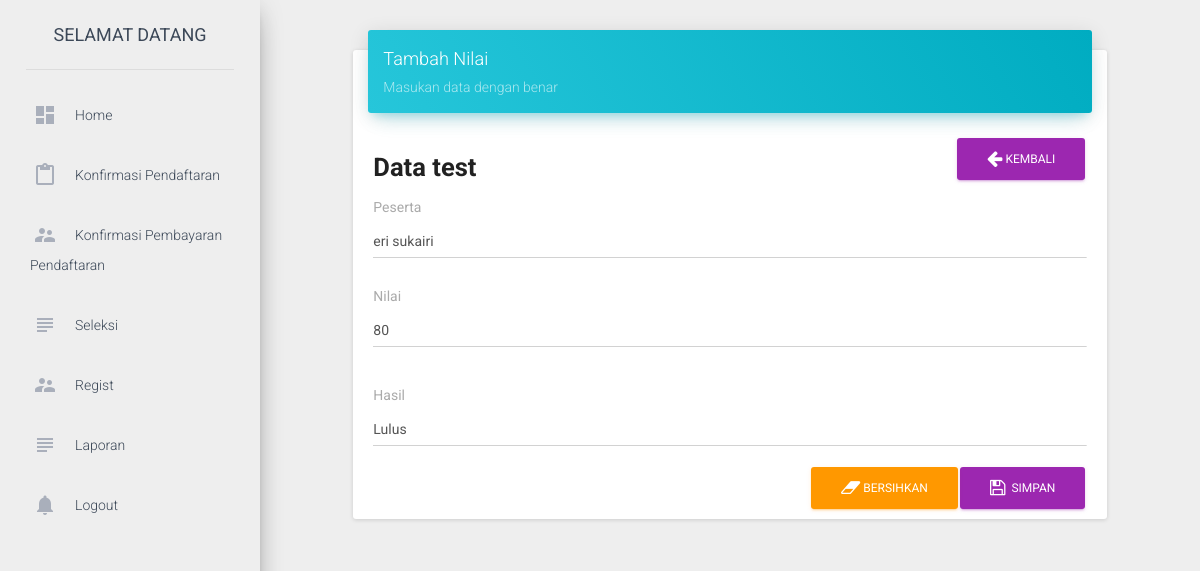
/dashboard/index.php?page=29&Id_test=1 (signed in), run on the app's committed database.
### tables this page shows
CREATE TABLE IF NOT EXISTS `tb_seleksi` (
  `Id_test` int(11) NOT NULL AUTO_INCREMENT,
  `id_user` int(11) NOT NULL,
  `nilai` int(11) NOT NULL,
  `hasil` varchar(10) NOT NULL,
  `tgl` date NOT NULL,
  PRIMARY KEY (`Id_test`)
);

CREATE TABLE IF NOT EXISTS `pendaftaran` (
  `Id` int(11) NOT NULL AUTO_INCREMENT,
  `nama` varchar(100) DEFAULT NULL,
  `nama_panggilan` varchar(50) DEFAULT NULL,
  `tempat_lahir` varchar(50) DEFAULT NULL,
  `tanggal_lahir` date DEFAULT NULL,
  `jenis_kelamin` char(1) DEFAULT NULL,
  `anak_ke` int(11) DEFAULT NULL,
  `jumlah_saudara` int(11) DEFAULT NULL,
  `di_jakarta_ikut` varchar(100) DEFAULT NULL,
  `nama_ayah` varchar(255) DEFAULT NULL,
  `tempat_lahir_ayah` varchar(255) DEFAULT NULL,
  `tanggal_lahir_ayah` date DEFAULT NULL,
  `pendidikan_terakhir_ayah` varchar(50) DEFAULT NULL,
  `pekerjaan_ayah` varchar(255) DEFAULT NULL,
  `agama_ayah` varchar(255) DEFAULT NULL,
  `nama_ibu` varchar(255) DEFAULT NULL,
  `tempat_lahir_ibu` varchar(255) DEFAULT NULL,
  `tanggal_lahir_ibu` date DEFAULT NULL,
  `pendidikan_terakhir_ibu` varchar(255) DEFAULT NULL,
  `pekerjaan_ibu` varchar(255) DEFAULT NULL,
  `agama_ibu` varchar(255) DEFAULT NULL,
  `telp` varchar(255) DEFAULT NULL,
  `upload_akte` varchar(255) DEFAULT NULL,
  `upload_kartu_keluarga` varchar(255) DEFAULT NULL,
  `foto_anak` varchar(255) DEFAULT NULL,
  `foto_keluarga` varchar(255) DEFAULT NULL,
  PRIMARY KEY (`Id`)
);

### dashboard/include/ubah_nilai.php (the view, shortened to what this page needs)
<?php
$Id_test = $_GET['Id_test'];
$query 		=	"select tb_seleksi.Id_test,nilai,hasil,nama,tgl from tb_seleksi inner join pendaftaran on tb_seleksi.id_user=pendaftaran.Id where Id_test=$Id_test ";
$exec  		= 	mysqli_query($conn, $query);
if ($exec) {
	$data 	= mysqli_fetch_array($exec);
}else{
	echo mysqli_error($conn);
}
?>
<div class="row">
    <div class="col-sm-12 col-md-8 col-lg-10 col-lg-offset-1">
        <div class="card" style="margin-top: 50px">
            <div class="card-header" data-background-color="blue">
                <h4 class="title">Tambah Nilai</h4>
                <p class="category">Masukan data  dengan benar</p>
            </div>
            <div class="card-content">
                <a href="index.php?page=26" class="btn btn-primary btn-md pull-right"><i class="fa fa-arrow-left"></i> Kembali</a>
                <h3 style="overflow: hidden;"><b>Data test</b></h3>
				<form action="" name="hitung" method="post">
				<div class="control-group">
					<label for="kode_mapel_kegiatan">Peserta</label>
					<div class="controls">
			<input type="text" list="id_user" class="form-control"  name='id_user' readonly value="<?php echo $data['nama']?>" class='required'
			>
		</div>
					<div class="form-group floating-label">
						<label for="nilai">Nilai</label>
						<input type="text" class="form-control" name="nilai" value="<?php echo $data['nilai']?>" onFocus="if(this.value=='0')this.value=''" onBlur="if(this.value=='')this.value='0'; return hit();">
					</div>
					<div class="form-group floating-label">
						<label for="hasil">Hasil</label>
						<input type="text" class="form-control" name="hasil"  id="hasil" value="<?php echo $data['hasil']?>" onFocus="if(this.value=='0')this.value=''" onBlur="if(this.value=='')this.value='0'; return hit();">
					</div>
					<button type="submit" name="submit" class="btn btn-primary pull-right"><i class="fa fa-save"></i> &nbsp;Simpan</button>
					<button type="reset" class="btn btn-warning pull-right"><i class="fa fa-eraser"></i> Bersihkan</button>
				</form>
            </div>
        </div>
    </div>
</div>

### data on the page
tb_seleksi: id_user "eri sukairi", nilai "80", hasil "Lulus"
